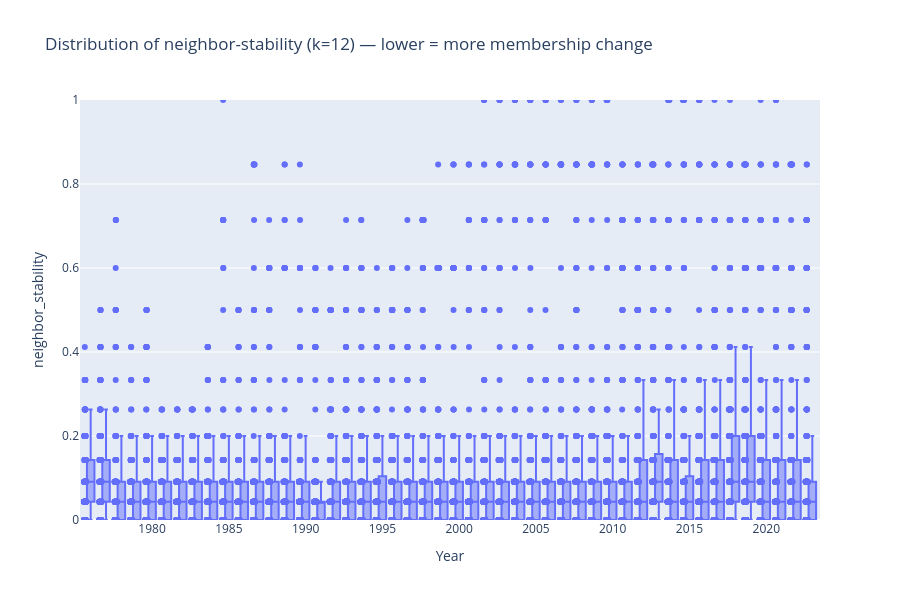

Notebook cell for this chart:
### Markdown cell above
Visual 1: Stability distribution per year (how turbulent is the global system?)

### Code cell
fig_stab = px.box(
    stability, x="Year", y="neighbor_stability",
    title=f"Distribution of neighbor-stability (k={k}) — lower = more membership change",
    points="all", height=600
)
fig_stab.update_layout(yaxis=dict(range=[0,1]))
fig_stab.show()
fig_stab.write_html("figures/task2_distribution_of_neighbour_stability.html", include_plotlyjs="cdn", full_html=True)

### Figure 1 — Plotly figure (JSON) as saved in the notebook; plotly's stock layout.template omitted (floating-point values rounded to 4 significant figures; data arrays with more than 128 entries replaced by an {"elided": "..."} marker saying what was removed)
{"data": [{"alignmentgroup": "True", "boxpoints": "all", "hovertemplate": "Year=%{x}<br>neighbor_stability=%{y}<extra></extra>", "legendgroup": "", "marker": {"color": "#636efa"}, "name": "", "notched": false, "offsetgroup": "", "orientation": "v", "showlegend": false, "type": "box", "x": {"elided": "11649 int values"}, "x0": " ", "xaxis": "x", "y": {"elided": "11649 float values"}, "y0": " ", "yaxis": "y"}], "layout": {"boxmode": "group", "height": 600, "legend": {"tracegroupgap": 0}, "title": {"text": "Distribution of neighbor-stability (k=12) — lower = more membership change"}, "xaxis": {"anchor": "y", "domain": [0, 1], "title": {"text": "Year"}}, "yaxis": {"anchor": "x", "domain": [0, 1], "range": [0, 1], "title": {"text": "neighbor_stability"}}}}
